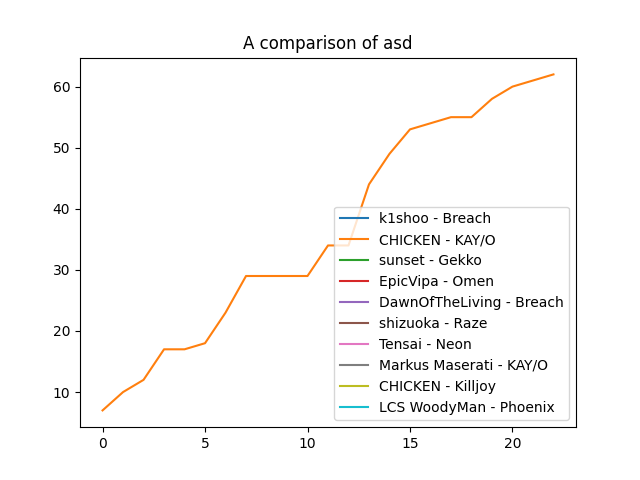

This chart was generated by the following Python code:
from typing import Tuple
import matplotlib.pyplot as plt


def create_graph(title, data: dict[str, Tuple[list[int], list[int]]]) -> None:
    # Data looks like {'Chicken': ([1,2,3], [10,3,2])}
    plt.title(f"A comparison of {title}")
    for player in data:
        xs, ys = data[player]
        plt.plot(xs, ys, label=player)
    plt.legend()
    plt.savefig("graph.png")
    plt.close()
